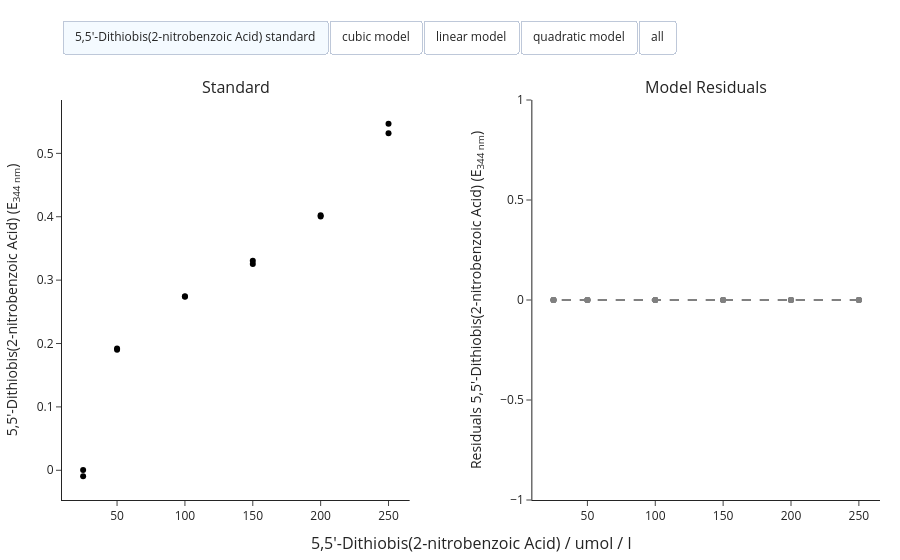

Here is the notebook cell this chart was saved with:
### Markdown cell above
## Create calibration model

__Initialize a calibrator:__

Next a calibration model for later quantification of the detected molecule `TNB` is created. The `get_calibrator` method is used to create a `Calibrator` object, which facilitates the process of creating and choosing a calibration model for a molecule. The method takes the `species` for which the calibration model should be created and the `wavelength` at which the measurements were taken. The `wavelength` is optional as long as only one wavelength was measured. If multiple wavelengths were measured, the `wavelength` argument is required.

The method returns a `Calibrator`. By default the calibrator comes with a linear, quadratic, and cubic calibration model, which do not consider a parameter for the intercept. Thus catering the assumption that the signal at zero concentration is zero, which is the case for correctly blanked data.

__Fit and visualize the calibration models:__

After initializing the calibrator object, the predefined models can be fitted by calling the `fit_models` and `visualize` method. Then, an overview with statistical parameters as well as the fitted calibration models are displayed.

### Code cell
# Initialize the calibrator for TNB
TNB_calibrator = plate.get_calibrator(TNB, wavelength=WAVELENGTH)

# Fit and visualize the calibration models
TNB_calibrator.fit_models()
TNB_calibrator.visualize()

### Figure 1 — Plotly figure (JSON) as saved in the notebook; plotly's stock layout.template omitted (floating-point values rounded to 4 significant figures)
{"data": [{"customdata": ["5,5'-Dithiobis(2-nitrobenzoic Acid) standard"], "hovertemplate": "Signal: %{y:.2f}", "marker": {"color": "#000000"}, "mode": "markers", "name": "Sample 1", "showlegend": false, "type": "scatter", "visible": true, "x": [250.0], "xaxis": "x", "y": [0.5467], "yaxis": "y"}, {"customdata": ["5,5'-Dithiobis(2-nitrobenzoic Acid) standard"], "hovertemplate": "Signal: %{y:.2f}", "marker": {"color": "#000000"}, "mode": "markers", "name": "Sample 2", "showlegend": false, "type": "scatter", "visible": true, "x": [200.0], "xaxis": "x", "y": [0.4005], "yaxis": "y"}, {"customdata": ["5,5'-Dithiobis(2-nitrobenzoic Acid) standard"], "hovertemplate": "Signal: %{y:.2f}", "marker": {"color": "#000000"}, "mode": "markers", "name": "Sample 3", "showlegend": false, "type": "scatter", "visible": true, "x": [150.0], "xaxis": "x", "y": [0.3306], "yaxis": "y"}, {"customdata": ["5,5'-Dithiobis(2-nitrobenzoic Acid) standard"], "hovertemplate": "Signal: %{y:.2f}", "marker": {"color": "#000000"}, "mode": "markers", "name": "Sample 4", "showlegend": false, "type": "scatter", "visible": true, "x": [100.0], "xaxis": "x", "y": [0.2736], "yaxis": "y"}, {"customdata": ["5,5'-Dithiobis(2-nitrobenzoic Acid) standard"], "hovertemplate": "Signal: %{y:.2f}", "marker": {"color": "#000000"}, "mode": "markers", "name": "Sample 5", "showlegend": false, "type": "scatter", "visible": true, "x": [50.0], "xaxis": "x", "y": [0.1901], "yaxis": "y"}, {"customdata": ["5,5'-Dithiobis(2-nitrobenzoic Acid) standard"], "hovertemplate": "Signal: %{y:.2f}", "marker": {"color": "#000000"}, "mode": "markers", "name": "Sample 6", "showlegend": false, "type": "scatter", "visible": true, "x": [25.0], "xaxis": "x", "y": [-0.0094], "yaxis": "y"}, {"customdata": ["5,5'-Dithiobis(2-nitrobenzoic Acid) standard"], "hovertemplate": "Signal: %{y:.2f}", "marker": {"color": "#000000"}, "mode": "markers", "name": "Sample 7", "showlegend": false, "type": "scatter", "visible": true, "x": [250.0], "xaxis": "x", "y": [0.5316], "yaxis": "y"}, {"customdata": ["5,5'-Dithiobis(2-nitrobenzoic Acid) standard"], "hovertemplate": "Signal: %{y:.2f}", "marker": {"color": "#000000"}, "mode": "markers", "name": "Sample 8", "showlegend": false, "type": "scatter", "visible": true, "x": [200.0], "xaxis": "x", "y": [0.4024], "yaxis": "y"}, {"customdata": ["5,5'-Dithiobis(2-nitrobenzoic Acid) standard"], "hovertemplate": "Signal: %{y:.2f}", "marker": {"color": "#000000"}, "mode": "markers", "name": "Sample 9", "showlegend": false, "type": "scatter", "visible": true, "x": [150.0], "xaxis": "x", "y": [0.3255], "yaxis": "y"}, {"customdata": ["5,5'-Dithiobis(2-nitrobenzoic Acid) standard"], "hovertemplate": "Signal: %{y:.2f}", "marker": {"color": "#000000"}, "mode": "markers", "name": "Sample 10", "showlegend": false, "type": "scatter", "visible": true, "x": [100.0], "xaxis": "x", "y": [0.2745], "yaxis": "y"}, {"customdata": ["5,5'-Dithiobis(2-nitrobenzoic Acid) standard"], "hovertemplate": "Signal: %{y:.2f}", "marker": {"color": "#000000"}, "mode": "markers", "name": "Sample 11", "showlegend": false, "type": "scatter", "visible": true, "x": [50.0], "xaxis": "x", "y": [0.1922], "yaxis": "y"}, {"customdata": ["5,5'-Dithiobis(2-nitrobenzoic Acid) standard"], "hovertemplate": "Signal: %{y:.2f}", "marker": {"color": "#000000"}, "mode": "markers", "name": "Sample 12", "showlegend": false, "type": "scatter", "visible": true, "x": [25.0], "xaxis": "x", "y": [0.0004], "yaxis": "y"}, {"customdata": ["cubic model"], "hovertemplate": "Signal: %{y:.2f}", "marker": {"color": "#636EFA"}, "mode": "lines", "name": "cubic model", "type": "scatter", "visible": false, "x": [25.0, 27.27, 29.55, 31.82, 34.09, 36.36, 38.64, 40.91, 43.18, 45.45, 47.73, 50.0, 52.27, 54.55, 56.82, 59.09, 61.36, 63.64, 65.91, 68.18, 70.45, 72.73, 75.0, 77.27, 79.55, 81.82, 84.09, 86.36, 88.64, 90.91, 93.18, 95.45, 97.73, 100.0, 102.3, 104.5, 106.8, 109.1, 111.4, 113.6, 115.9, 118.2, 120.5, 122.7, 125.0, 127.3, 129.5, 131.8, 134.1, 136.4, 138.6, 140.9, 143.2, 145.5, 147.7, 150.0, 152.3, 154.5, 156.8, 159.1, 161.4, 163.6, 165.9, 168.2, 170.5, 172.7, 175.0, 177.3, 179.5, 181.8, 184.1, 186.4, 188.6, 190.9, 193.2, 195.5, 197.7, 200.0, 202.3, 204.5, 206.8, 209.1, 211.4, 213.6, 215.9, 218.2, 220.5, 222.7, 225.0, 227.3, 229.5, 231.8, 234.1, 236.4, 238.6, 240.9, 243.2, 245.5, 247.7, 250.0], "xaxis": "x", "y": [0.08392, 0.0907, 0.09735, 0.1039, 0.1103, 0.1166, 0.1227, 0.1288, 0.1347, 0.1405, 0.1462, 0.1518, 0.1573, 0.1627, 0.168, 0.1732, 0.1784, 0.1834, 0.1883, 0.1932, 0.1979, 0.2026, 0.2072, 0.2118, 0.2162, 0.2206, 0.2249, 0.2292, 0.2334, 0.2375, 0.2416, 0.2457, 0.2496, 0.2536, 0.2575, 0.2613, 0.2651, 0.2689, 0.2726, 0.2763, 0.2799, 0.2836, 0.2872, 0.2908, 0.2943, 0.2979, 0.3014, 0.305, 0.3085, 0.312, 0.3155, 0.319, 0.3225, 0.326, 0.3295, 0.333, 0.3365, 0.3401, 0.3437, 0.3472, 0.3508, 0.3545, 0.3581, 0.3618, 0.3655, 0.3693, 0.3731, 0.3769, 0.3808, 0.3847, 0.3887, 0.3927, 0.3967, 0.4009, 0.4051, 0.4093, 0.4136, 0.418, 0.4224, 0.4269, 0.4315, 0.4362, 0.4409, 0.4458, 0.4507, 0.4557, 0.4608, 0.4659, 0.4712, 0.4766, 0.4821, 0.4876, 0.4933, 0.4991, 0.505, 0.511, 0.5172, 0.5234, 0.5298, 0.5363], "yaxis": "y"}, {"customdata": ["cubic model"], "hoverinfo": "skip", "hovertemplate": "Signal: %{y:.2f}", "marker": {"color": "#636EFA"}, "mode": "markers", "name": "Residuals", "type": "scatter", "visible": false, "x": [250.0, 200.0, 150.0, 100.0, 50.0, 25.0, 250.0, 200.0, 150.0, 100.0, 50.0, 25.0], "xaxis": "x2", "y": [0.01043, -0.01748, -0.002417, 0.02003, 0.03827, -0.09332, -0.004673, -0.01558, -0.007517, 0.02093, 0.04037, -0.08352], "yaxis": "y2"}, {"customdata": ["cubic model"], "hovertemplate": "Signal: %{y:.2f}", "line": {"color": "grey", "dash": "dash", "width": 2}, "showlegend": false, "type": "scatter", "visible": true, "x": [250.0, 200.0, 150.0, 100.0, 50.0, 25.0, 250.0, 200.0, 150.0, 100.0, 50.0, 25.0], "xaxis": "x2", "y": [0.0, 0.0, 0.0, 0.0, 0.0, 0.0, 0.0, 0.0, 0.0, 0.0, 0.0, 0.0], "yaxis": "y2"}, {"customdata": ["linear model"], "hovertemplate": "Signal: %{y:.2f}", "marker": {"color": "#EF553B"}, "mode": "lines", "name": "linear model", "type": "scatter", "visible": false, "x": [25.0, 27.27, 29.55, 31.82, 34.09, 36.36, 38.64, 40.91, 43.18, 45.45, 47.73, 50.0, 52.27, 54.55, 56.82, 59.09, 61.36, 63.64, 65.91, 68.18, 70.45, 72.73, 75.0, 77.27, 79.55, 81.82, 84.09, 86.36, 88.64, 90.91, 93.18, 95.45, 97.73, 100.0, 102.3, 104.5, 106.8, 109.1, 111.4, 113.6, 115.9, 118.2, 120.5, 122.7, 125.0, 127.3, 129.5, 131.8, 134.1, 136.4, 138.6, 140.9, 143.2, 145.5, 147.7, 150.0, 152.3, 154.5, 156.8, 159.1, 161.4, 163.6, 165.9, 168.2, 170.5, 172.7, 175.0, 177.3, 179.5, 181.8, 184.1, 186.4, 188.6, 190.9, 193.2, 195.5, 197.7, 200.0, 202.3, 204.5, 206.8, 209.1, 211.4, 213.6, 215.9, 218.2, 220.5, 222.7, 225.0, 227.3, 229.5, 231.8, 234.1, 236.4, 238.6, 240.9, 243.2, 245.5, 247.7, 250.0], "xaxis": "x", "y": [0.0545, 0.05946, 0.06441, 0.06937, 0.07432, 0.07928, 0.08423, 0.08919, 0.09414, 0.0991, 0.1041, 0.109, 0.114, 0.1189, 0.1239, 0.1288, 0.1338, 0.1387, 0.1437, 0.1486, 0.1536, 0.1586, 0.1635, 0.1685, 0.1734, 0.1784, 0.1833, 0.1883, 0.1932, 0.1982, 0.2032, 0.2081, 0.2131, 0.218, 0.223, 0.2279, 0.2329, 0.2378, 0.2428, 0.2477, 0.2527, 0.2577, 0.2626, 0.2676, 0.2725, 0.2775, 0.2824, 0.2874, 0.2923, 0.2973, 0.3022, 0.3072, 0.3122, 0.3171, 0.3221, 0.327, 0.332, 0.3369, 0.3419, 0.3468, 0.3518, 0.3568, 0.3617, 0.3667, 0.3716, 0.3766, 0.3815, 0.3865, 0.3914, 0.3964, 0.4013, 0.4063, 0.4113, 0.4162, 0.4212, 0.4261, 0.4311, 0.436, 0.441, 0.4459, 0.4509, 0.4559, 0.4608, 0.4658, 0.4707, 0.4757, 0.4806, 0.4856, 0.4905, 0.4955, 0.5004, 0.5054, 0.5104, 0.5153, 0.5203, 0.5252, 0.5302, 0.5351, 0.5401, 0.545], "yaxis": "y"}, {"customdata": ["linear model"], "hoverinfo": "skip", "hovertemplate": "Signal: %{y:.2f}", "marker": {"color": "#EF553B"}, "mode": "markers", "name": "Residuals", "type": "scatter", "visible": false, "x": [250.0, 200.0, 150.0, 100.0, 50.0, 25.0, 250.0, 200.0, 150.0, 100.0, 50.0, 25.0], "xaxis": "x2", "y": [0.001659, -0.03553, 0.003576, 0.05558, 0.08109, -0.0639, -0.01344, -0.03363, -0.001524, 0.05648, 0.08319, -0.0541], "yaxis": "y2"}, {"customdata": ["linear model"], "hovertemplate": "Signal: %{y:.2f}", "line": {"color": "grey", "dash": "dash", "width": 2}, "showlegend": false, "type": "scatter", "visible": true, "x": [250.0, 200.0, 150.0, 100.0, 50.0, 25.0, 250.0, 200.0, 150.0, 100.0, 50.0, 25.0], "xaxis": "x2", "y": [0.0, 0.0, 0.0, 0.0, 0.0, 0.0, 0.0, 0.0, 0.0, 0.0, 0.0, 0.0], "yaxis": "y2"}, {"customdata": ["quadratic model"], "hovertemplate": "Signal: %{y:.2f}", "marker": {"color": "#00CC96"}, "mode": "lines", "name": "quadratic model", "type": "scatter", "visible": false, "x": [25.0, 27.27, 29.55, 31.82, 34.09, 36.36, 38.64, 40.91, 43.18, 45.45, 47.73, 50.0, 52.27, 54.55, 56.82, 59.09, 61.36, 63.64, 65.91, 68.18, 70.45, 72.73, 75.0, 77.27, 79.55, 81.82, 84.09, 86.36, 88.64, 90.91, 93.18, 95.45, 97.73, 100.0, 102.3, 104.5, 106.8, 109.1, 111.4, 113.6, 115.9, 118.2, 120.5, 122.7, 125.0, 127.3, 129.5, 131.8, 134.1, 136.4, 138.6, 140.9, 143.2, 145.5, 147.7, 150.0, 152.3, 154.5, 156.8, 159.1, 161.4, 163.6, 165.9, 168.2, 170.5, 172.7, 175.0, 177.3, 179.5, 181.8, 184.1, 186.4, 188.6, 190.9, 193.2, 195.5, 197.7, 200.0, 202.3, 204.5, 206.8, 209.1, 211.4, 213.6, 215.9, 218.2, 220.5, 222.7, 225.0, 227.3, 229.5, 231.8, 234.1, 236.4, 238.6, 240.9, 243.2, 245.5, 247.7, 250.0], "xaxis": "x", "y": [0.05475, 0.06114, 0.0675, 0.07382, 0.0801, 0.08635, 0.09256, 0.09873, 0.1049, 0.111, 0.117, 0.1231, 0.1291, 0.135, 0.1409, 0.1468, 0.1527, 0.1585, 0.1643, 0.17, 0.1757, 0.1814, 0.187, 0.1926, 0.1982, 0.2037, 0.2092, 0.2146, 0.22, 0.2254, 0.2307, 0.236, 0.2413, 0.2465, 0.2517, 0.2569, 0.262, 0.2671, 0.2722, 0.2772, 0.2822, 0.2871, 0.292, 0.2969, 0.3017, 0.3065, 0.3113, 0.316, 0.3207, 0.3253, 0.3299, 0.3345, 0.3391, 0.3436, 0.348, 0.3525, 0.3569, 0.3612, 0.3656, 0.3698, 0.3741, 0.3783, 0.3825, 0.3866, 0.3908, 0.3948, 0.3989, 0.4029, 0.4068, 0.4107, 0.4146, 0.4185, 0.4223, 0.4261, 0.4298, 0.4335, 0.4372, 0.4409, 0.4445, 0.448, 0.4516, 0.455, 0.4585, 0.4619, 0.4653, 0.4686, 0.472, 0.4752, 0.4785, 0.4817, 0.4848, 0.488, 0.4911, 0.4941, 0.4971, 0.5001, 0.5031, 0.506, 0.5089, 0.5117], "yaxis": "y"}, {"customdata": ["quadratic model"], "hoverinfo": "skip", "hovertemplate": "Signal: %{y:.2f}", "marker": {"color": "#00CC96"}, "mode": "markers", "name": "Residuals", "type": "scatter", "visible": false, "x": [250.0, 200.0, 150.0, 100.0, 50.0, 25.0, 250.0, 200.0, 150.0, 100.0, 50.0, 25.0], "xaxis": "x2", "y": [0.035, -0.04036, -0.02187, 0.02706, 0.06703, -0.06415, 0.0199, -0.03846, -0.02697, 0.02796, 0.06913, -0.05435], "yaxis": "y2"}, {"customdata": ["quadratic model"], "hovertemplate": "Signal: %{y:.2f}", "line": {"color": "grey", "dash": "dash", "width": 2}, "showlegend": false, "type": "scatter", "visible": true, "x": [250.0, 200.0, 150.0, 100.0, 50.0, 25.0, 250.0, 200.0, 150.0, 100.0, 50.0, 25.0], "xaxis": "x2", "y": [0.0, 0.0, 0.0, 0.0, 0.0, 0.0, 0.0, 0.0, 0.0, 0.0, 0.0, 0.0], "yaxis": "y2"}], "layout": {"annotations": [{"font": {"size": 16}, "showarrow": false, "text": "Standard", "x": 0.2125, "xanchor": "center", "xref": "paper", "y": 1.0, "yanchor": "bottom", "yref": "paper"}, {"font": {"size": 16}, "showarrow": false, "text": "Model Residuals", "x": 0.7875, "xanchor": "center", "xref": "paper", "y": 1.0, "yanchor": "bottom", "yref": "paper"}, {"font": {"size": 16}, "showarrow": false, "text": "5,5'-Dithiobis(2-nitrobenzoic Acid) / umol / l", "x": 0.5, "xanchor": "center", "xref": "paper", "y": 0, "yanchor": "top", "yref": "paper", "yshift": -30}], "margin": {"b": 60, "l": 20, "r": 20, "t": 100}, "updatemenus": [{"active": 0, "buttons": [{"args": [{"visible": [true, true, true, true, true, true, true, true, true, true, true, true, false, false, false, false, false, false, false, false, false]}], "label": "5,5'-Dithiobis(2-nitrobenzoic Acid) standard", "method": "update"}, {"args": [{"title": "cubic model", "visible": [true, true, true, true, true, true, true, true, true, true, true, true, true, true, true, false, false, false, false, false, false]}], "label": "cubic model", "method": "update"}, {"args": [{"title": "linear model", "visible": [true, true, true, true, true, true, true, true, true, true, true, true, false, false, false, true, true, true, false, false, false]}], "label": "linear model", "method": "update"}, {"args": [{"title": "quadratic model", "visible": [true, true, true, true, true, true, true, true, true, true, true, true, false, false, false, false, false, false, true, true, true]}], "label": "quadratic model", "method": "update"}, {"args": [{"visible": [true, true, true, true, true, true, true, true, true, true, true, true, true, true, true, true, true, true, true, true, true]}], "label": "all", "method": "update"}], "direction": "right", "type": "buttons", "x": 0, "xanchor": "left", "y": 1.2, "yanchor": "top"}], "xaxis": {"anchor": "y", "domain": [0.0, 0.425]}, "xaxis2": {"anchor": "y2", "domain": [0.575, 1.0]}, "yaxis": {"anchor": "x", "domain": [0.0, 1.0], "title": {"text": "5,5'-Dithiobis(2-nitrobenzoic Acid) (E<sub>344 nm</sub>)"}}, "yaxis2": {"anchor": "x2", "domain": [0.0, 1.0], "title": {"text": "Residuals 5,5'-Dithiobis(2-nitrobenzoic Acid) (E<sub>344 nm</sub>)"}}}}
